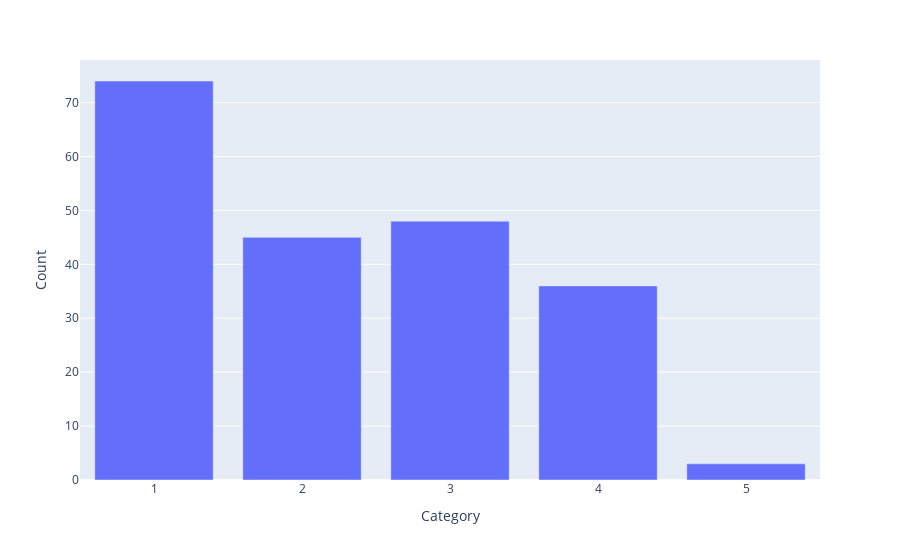

The notebook cell saved with this chart:
### Markdown cell above
Looking at the distribution of hurricanes by category

### Code cell
category_counts = max_wind_speeds["category"].value_counts()
fig = px.bar(
    x=category_counts.index,
    y=category_counts.values,
    labels={"x": "Category", "y": "Count"}
)

fig.show()

### Figure 1 — Plotly figure (JSON) as saved in the notebook; plotly's stock layout.template omitted (floating-point values rounded to 4 significant figures)
{"data": [{"alignmentgroup": "True", "hovertemplate": "Category=%{x}<br>Count=%{y}<extra></extra>", "legendgroup": "", "marker": {"color": "#636efa", "pattern": {"shape": ""}}, "name": "", "offsetgroup": "", "orientation": "v", "showlegend": false, "textposition": "auto", "type": "bar", "x": [1, 3, 2, 4, 5], "xaxis": "x", "y": [74, 48, 45, 36, 3], "yaxis": "y"}], "layout": {"barmode": "relative", "legend": {"tracegroupgap": 0}, "margin": {"t": 60}, "xaxis": {"anchor": "y", "domain": [0, 1], "title": {"text": "Category"}}, "yaxis": {"anchor": "x", "domain": [0, 1], "title": {"text": "Count"}}}}
